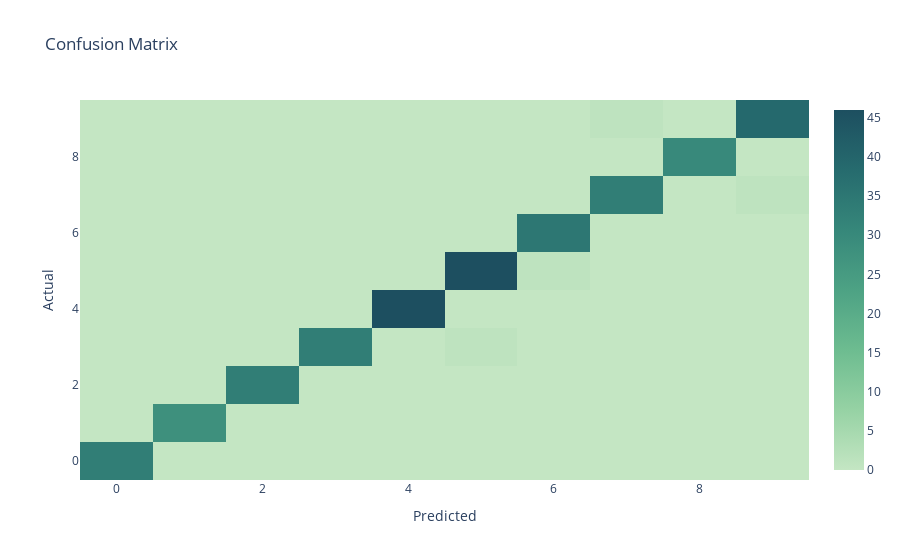

The code cell stored with this chart in its notebook:
### Code cell
cm = metrics.confusion_matrix(y_test, y_pred)
layout = go.Layout(
    title="Confusion Matrix",
    xaxis=dict(title="Predicted"),
    yaxis=dict(title="Actual")
)

trace = go.Heatmap(z=cm, x=list(range(10)), y=list(range(10)), colorscale="blugrn")
fig = go.Figure(data=[trace], layout=layout)
fig.show()

### Figure 1 — Plotly figure (JSON) as saved in the notebook; plotly's stock layout.template omitted (floating-point values rounded to 4 significant figures)
{"data": [{"colorscale": [[0, "rgb(196, 230, 195)"], [0.1667, "rgb(150, 210, 164)"], [0.3333, "rgb(109, 188, 144)"], [0.5, "rgb(77, 162, 132)"], [0.6667, "rgb(54, 135, 122)"], [0.8333, "rgb(38, 107, 110)"], [1, "rgb(29, 79, 96)"]], "type": "heatmap", "x": [0, 1, 2, 3, 4, 5, 6, 7, 8, 9], "y": [0, 1, 2, 3, 4, 5, 6, 7, 8, 9], "z": [[33, 0, 0, 0, 0, 0, 0, 0, 0, 0], [0, 28, 0, 0, 0, 0, 0, 0, 0, 0], [0, 0, 33, 0, 0, 0, 0, 0, 0, 0], [0, 0, 0, 33, 0, 1, 0, 0, 0, 0], [0, 0, 0, 0, 46, 0, 0, 0, 0, 0], [0, 0, 0, 0, 0, 46, 1, 0, 0, 0], [0, 0, 0, 0, 0, 0, 35, 0, 0, 0], [0, 0, 0, 0, 0, 0, 0, 33, 0, 1], [0, 0, 0, 0, 0, 0, 0, 0, 30, 0], [0, 0, 0, 0, 0, 0, 0, 1, 0, 39]]}], "layout": {"title": {"text": "Confusion Matrix"}, "xaxis": {"title": {"text": "Predicted"}}, "yaxis": {"title": {"text": "Actual"}}}}
